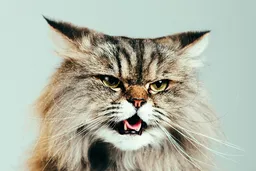
#> input picture img/wired_cat.webp, 256 x 171 px, shrunk from 3329 x 2219 before the run
$ python EdgeDetection.py
#> lines starting #> are read from the running program, lines starting #| are printed output that depends on the picture; after the words box and inside, x2 and y2 are one past the last pixel; in counts of white or black regions, pixels touching at a corner belong together
### _image_editing_functions.py
"""
This file consists of all the nessisary functions for manipulating the image.
"""


from math import floor
from warnings import catch_warnings
import sys
import cv2 as cv
import numpy as np

# Functions for loading images:
def loadImg(imgPath:str) -> np.ndarray:
    """
    summary: Use for loading images, given an image path from the current folder and the image then will be returned as a variable.
    """
#> called with imgPath = './img/wired_cat.webp'
    # Try read in the image data.
    try:
        img = cv.imread(cv.samples.findFile(imgPath), cv.IMREAD_UNCHANGED)
#> img is the input picture: shape (171, 256, 3); mean B, G, R 166.7, 181.1, 176
    except:
        sys.exit("Image can't be found")

    #Case where the images dosn't excists.
    if img is None:
        sys.exit("Image not exist")

    # print(type(img))

    return img

# Functions for exporting the dimension of image.
# [115 lines left out: functions dimension_img, outputFile, calculate_threshold, discard_above_threshold, Edge_Detection_Function, down_size_image and 1 more, not called in this run]

#

### EdgeDetection.py
from typing import List
from gray_scale_functions import *

"""

    Brainstorm: The lower the image the darker.
    We take the darker image and discard anything that is considered as too light?

"""

# Calculate threashhold:
def calculate_threshold(percentage : int):
    """_summary_

    Args:
        percentage (int): out of 100, if less than or more than we discard. Represent the percentage of threshold keep,
        The higher the percentage the less the edges shown.
    """
    max_thresh = 255
    # 101 because I want to avoid div by 0;
    if(percentage == 100):
        return 0
    elif(percentage > 100 or percentage < 0):
        print("Percentage is wrong")
        return 255
    else:
        return floor(max_thresh / (percentage))


# Grab that image and detect Keep threashold above that required.
def discard_above_threshold(image, threshold : int, pixel_x : int, pixel_y: int):
    """
    takes a threashold value that is an input to this function and then take in a pixel locaiton of x,y
    we want to take those value and be able to consdier if the pixel is above or below that threashold.
    if it is above that threashold, we would want to discard it...
    If it is lower than the threashold. then we want to set it to compltetly black. Therefore the image will
    then become a binary image files.
    """
    # I want the darkest thing that they have. so... Less the better?
    smallestValue = min(image[pixel_x][pixel_y][0],image[pixel_x][pixel_y][1],image[pixel_x][pixel_y][2])
    if smallestValue <= threshold:
        image[pixel_x][pixel_y] = [0,0,0]
    else:
        image[pixel_x][pixel_y] = [255,255,255]


def Edge_Detection_Function(img, file_name, percent):
    # Loop through all pixels and get through the matrix.
    #Deep copy that image.
#> called with file_name = 'cat_edge_detection.png', percent = 70
    img_ = img.copy()
    # img_ = numpy.array(img)
    #Get images dimensions.
    dimensions = img_.shape
#> dimensions = (171, 256, 3)
    # Get height width and channels.
    height = dimensions[0]
#> height = 171
    width = dimensions[1]
#> width = 256
    smallestValue = 0

    tH = calculate_threshold(percent)

    for i in range(height):
        for j in range(width):
            discard_above_threshold(img_, tH, i, j)
#> this loop made 171 passes
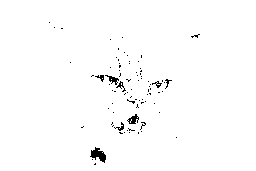
#> img_: shape (171, 256, 3); 98.7% white; 83 black regions (75 under 20 px), largest, box (x1, y1, x2, y2) and area: (90, 147, 106, 163) 134, (127, 114, 139, 124) 64, (105, 75, 119, 85) 55
    cv.imwrite("out_images/" + file_name,img_)

Edge_Detection_Function(loadImg("./img/wired_cat.webp"), "cat_edge_detection.png", 70)
